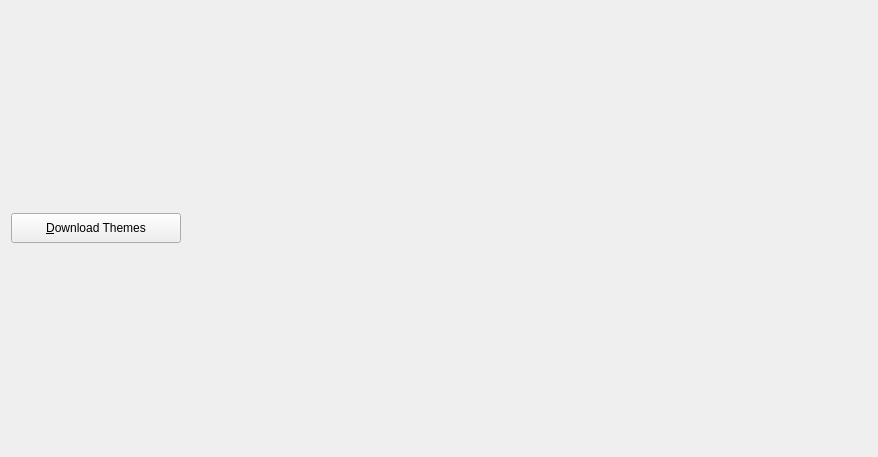
<?xml version="1.0" encoding="UTF-8"?>
<ui version="4.0">
 <class>SkinsPage</class>
 <widget class="QWidget" name="SkinsPage">
  <property name="geometry">
   <rect>
    <x>0</x>
    <y>0</y>
    <width>878</width>
    <height>457</height>
   </rect>
  </property>
  <property name="font">
   <font>
    <family>Ubuntu</family>
   </font>
  </property>
  <property name="windowTitle">
   <string>Skins Pages</string>
  </property>
  <layout class="QVBoxLayout" name="verticalLayout">
   <item>
    <layout class="QGridLayout" name="mainLayout"/>
   </item>
   <item>
    <widget class="QPushButton" name="downloadButton">
     <property name="minimumSize">
      <size>
       <width>50</width>
       <height>20</height>
      </size>
     </property>
     <property name="maximumSize">
      <size>
       <width>170</width>
       <height>30</height>
      </size>
     </property>
     <property name="toolTip">
      <string>Download current themes</string>
     </property>
     <property name="text">
      <string>&amp;Download Themes</string>
     </property>
     <property name="icon">
      <iconset resource="../bitcoin.qrc">
       <normaloff>:/icons/gears</normaloff>:/icons/gears</iconset>
     </property>
    </widget>
   </item>
  </layout>
 </widget>
 <resources>
  <include location="../bitcoin.qrc"/>
 </resources>
 <connections/>
</ui>
